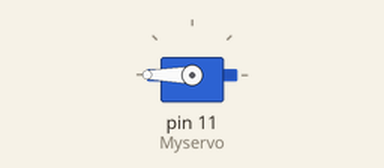
The sketch below on a simulated Arduino Uno, built with avr-gcc and run on an emulated ATmega328P. Parts: servo. What the sketch prints to the serial monitor is not drawn.

Above: at 0.05 s.
Timing chart, 0 to 4.6 s (numbered marks = the images above):
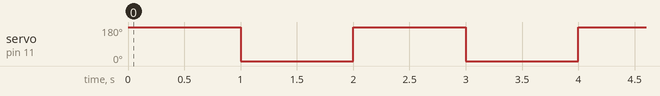

Measured:
- by itself, servo on pin 11 (Myservo): alternates 180° for 1.0 s and 0° for 1.0 s

The sketch:

Servo4.ino
```cpp
//sketch created by Akshay Joseph follow me on Instagra: five_volt_player

#include<Servo.h>
Servo Myservo;
int pos=0;
void setup()
{
  Serial.begin(9600);
  pinMode(A1,INPUT_PULLUP);
  Myservo.attach(11);
}

void loop()
{
  //if(digitalRead(A1)==LOW){
    Myservo.write(180);
    delay(1000);
    Myservo.write(0);
    delay(1000);
    Myservo.write(180);
    Serial.println("Yey!");
  //}
}
```
